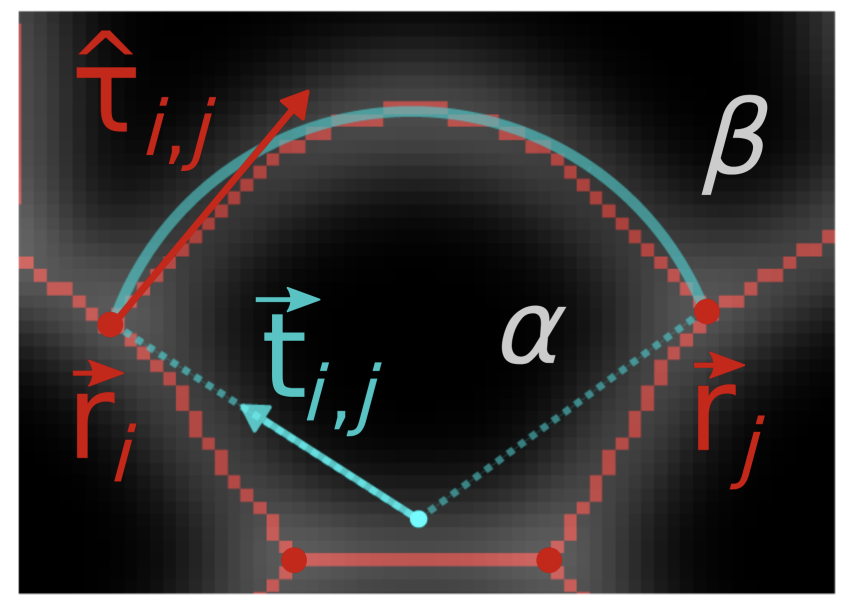
#> input picture imgs/fit_arc.png, 1698 x 1212 px (shown at 1/2 size); its folder holds only this picture in this run
$ python -i CellTissue.py   (imports and definitions only)
#> lines starting #> are read from the running program, lines starting #| are printed output that depends on the picture; after the words box and inside, x2 and y2 are one past the last pixel; in counts of white or black regions, pixels touching at a corner belong together
### cellcap/img_processing.py
"""Image processing helpers for synthetic CAP label images.

The VMSI paper works from segmented epithelial images. In this package
we already have synthetic label images, so these utilities recover the
same basic geometric objects: interfaces between cells, tricellular
vertices, and cleaned edge labels suitable for CAP plotting.
"""

__author__ = "Tommaso Giacometti"
__email__ = "tommaso.giacometti5@unibo.it"

import numpy as np

from scipy import ndimage
from skimage import measure, segmentation


def detect_edges(img: np.ndarray):
  """Detect pixels where neighboring cell labels differ.

  Args:
    img: Cell label image with labels starting at 1.

  Returns:
    Boolean image marking cell-cell interfaces.
  """
  edge = np.zeros(img.shape, dtype=bool)

  right = img[:, :-1] != img[:, 1:]
  down = img[:-1, :] != img[1:, :]
  diag_down_right = img[:-1, :-1] != img[1:, 1:]

  edge[:, :-1] |= right
  edge[:-1, :] |= down
  edge[:-1, :-1] |= diag_down_right

  return edge


def detect_vertices(img : np.ndarray):
  """Detect junction pixels where at least three cell labels meet.

  Args:
    img: Cell label image with labels starting at 1.

  Returns:
    A labeled vertex image and the local nonzero label count used for
    detection.
  """
  if img.ndim != 2:
    raise ValueError("img must be a 2D label image.")

  edge = detect_edges(img)
  padded = np.pad(img, 1, mode='constant', constant_values=0)
  h, w = img.shape
  windows = np.stack([
    padded[dr:dr + h, dc:dc + w]
    for dr in range(3)
    for dc in range(3)
  ])
  windows.sort(axis=0)
  unique_nonzero = windows != 0
  unique_nonzero[1:] &= windows[1:] != windows[:-1]
  label_count = unique_nonzero.sum(axis=0).astype(np.uint8)

  out = (label_count >= 3) & edge
  vert = measure.label(out, connectivity=2)
  return vert, label_count


def remove_vertices(edges : np.ndarray, vertices : np.ndarray):
  """Remove vertex pixels from the edge image before edge labeling."""
  edges = np.where(
    vertices!=0,
    np.zeros_like(edges),
    edges,
    )
  return edges


def remove_low_px_edges(edges : np.ndarray):
  """Remove tiny edge components and relabel the remaining edges."""
  lbls = np.unique(edges)
  for lb in lbls:
    edge = edges==lb
    if edge.sum()<3:
      edges *= ~edge
  edges = measure.label(edges)
  return edges


def _label_set(img):
    labels = np.unique(img)
    return labels[labels != 0]


# [326 lines left out: functions _fix_disconnected_cells, _local_corridor_watershed, _fix_new_disconnections, make_corrupted_img, not called in this run]

### cellcap/geometry.py
"""Geometry routines for synthetic VMSI/CAP tissues.

This module implements the forward geometry used by the synthetic
pipeline. It follows the reduced variables of Noll, Streichan, and
Shraiman (2020): each cell alpha has q_alpha, p_alpha, and z_alpha^2,
and CAP edges are loci where p_alpha d_alpha^2 = p_beta d_beta^2.
The resulting circular arcs encode pressure differences and line
tensions through the Young-Laplace relation.
"""

__author__ = "Tommaso Giacometti"
__email__ = "tommaso.giacometti5@unibo.it"

import numpy as np

from skimage import morphology
from collections import Counter
from scipy.spatial import Delaunay


# [90 lines left out: functions triangulation, generalizedVoronoi, distances, not called in this run]


def order_edge_pixels(pixels : np.ndarray):
  """Order a 1-connected edge from one endpoint to the other."""
  pixels = np.asarray(pixels, dtype=int)
  if len(pixels) <= 2:
    return pixels

  pixel_set = {tuple(p) for p in pixels}
  neighbors = [(-1,0), (1,0), (0,-1), (0,1)]
  degrees = {
    p: sum((p[0]+dr, p[1]+dc) in pixel_set for dr, dc in neighbors)
    for p in pixel_set
  }
  endpoints = [p for p, degree in degrees.items() if degree == 1]
  if len(endpoints) != 2:
    return pixels

  path = []
  visited = set()
  current = endpoints[0]
  previous = None
  while current is not None:
    path.append(current)
    visited.add(current)
    next_pixels = [
      (current[0]+dr, current[1]+dc)
      for dr, dc in neighbors
      if (current[0]+dr, current[1]+dc) in pixel_set
      and (current[0]+dr, current[1]+dc) != previous
      and (current[0]+dr, current[1]+dc) not in visited
    ]
    previous = current
    current = next_pixels[0] if next_pixels else None

  if len(path) != len(pixels):
    return pixels
  return np.asarray(path, dtype=int)


def associate_edges_and_vertices(img : np.ndarray, edges : np.ndarray, vertices : np.ndarray, edge_pxs_map : dict):
  """Associate each edge label with neighboring cells and vertices.

  Args:
    img: Cell label image.
    edges: Edge label image.
    vertices: Vertex label image.
    edge_pxs_map: Mapping edge label -> edge pixel coordinates [row, col].

  Returns:
    A pair of dictionaries:
    edges_img_map maps edge label -> two adjacent cell labels.
    edges_vert_map maps edge label -> neighboring vertex labels.
  """
  edges_img_map = {}
  edges_vert_map = {}

  edge_lbl = np.unique(edges)[1:]

  for lb in edge_lbl:
    pxs = edge_pxs_map.get(lb.item())
    if pxs is None or pxs.size == 0:
      continue
    r0 = max(pxs[:,0].min() - 1, 0)
    r1 = min(pxs[:,0].max() + 2, edges.shape[0])
    c0 = max(pxs[:,1].min() - 1, 0)
    c1 = min(pxs[:,1].max() + 2, edges.shape[1])

    edge = edges[r0:r1, c0:c1] == lb
    edge = morphology.dilation(edge)

    neig_c = img[r0:r1, c0:c1][edge]
    count = Counter(neig_c).most_common(n=2)
    edges_img_map[lb.item()] = np.asarray([count[0][0],count[1][0]]).tolist()

    neig_v = np.unique(vertices[r0:r1, c0:c1][edge])[1:]
    if len(neig_v) >= 1:
      edges_vert_map[lb.item()] = neig_v.tolist()

  return edges_img_map, edges_vert_map


# [286 lines left out: functions cap_arc_points, compute_theoretical_edges_center_and_radius, compute_empirical_edges_center_and_radius, compute_tension, compute_cell_stress_tensors, not called in this run]

### cellcap/CellTissue.py
"""Synthetic cell-tissue objects built from dual graphs or masks.

TissueFromGraph converts a DualGraph into a rasterized generalized Voronoi
label image, extracts edges and vertices, and computes CAP circle
centers, radii, and tensions. TissueFromMask provides the same edge and
vertex extraction for an existing label image, without graph variables,
pressures, or tensions.
"""

__author__ = "Tommaso Giacometti"
__email__ = "tommaso.giacometti5@unibo.it"

import warnings
import numpy as np
import pandas as pd

from tqdm.auto import tqdm
from .DualGraph import DualGraph
from collections import defaultdict
from .plotting import plot_cell_tissue
from scipy import ndimage
from skimage import measure
from .fourier import add_signal_fft_analysis, cap_residual_projection, connected_pixel_path, reconstruct_edges_from_cap_residual_fft, corrupt_edges_from_samples
from .img_processing import detect_edges, detect_vertices, remove_vertices, remove_low_px_edges, make_corrupted_img as _make_corrupted_img
from .geometry import generalizedVoronoi, associate_edges_and_vertices, order_edge_pixels, cap_arc_points, compute_theoretical_edges_center_and_radius, compute_empirical_edges_center_and_radius, compute_tension, compute_cell_stress_tensors


class _BaseTissue:
  """Shared image, edge, vertex, and DataFrame utilities."""

  def detect_edges_and_vertices(self, img):
    edges = detect_edges(img)
    vertices, _ = detect_vertices(img)

    edges = remove_vertices(edges, vertices)
    edges = measure.label(edges, connectivity=1)
    edges = remove_low_px_edges(edges)

    edge_pxs_map = self.compute_label_pixels(edges)
    edge_pxs_map = {k: order_edge_pixels(v) for k, v in edge_pxs_map.items()}
    vertex_pxs_map = self.compute_label_pixels(vertices)
    vertex_coords_xy = self.compute_label_centroids_xy(vertices)

    edges_img_map, edges_vert_map = associate_edges_and_vertices(img, edges, vertices, edge_pxs_map)
    return edges, vertices, edge_pxs_map, vertex_pxs_map, vertex_coords_xy, edges_img_map, edges_vert_map

  @staticmethod
  def compute_label_pixels(labels : np.ndarray):
    """Return a mapping from label id to pixel coordinates [row, col]."""
    return {region.label: region.coords for region in measure.regionprops(labels)}

  @staticmethod
  def compute_label_centroids_xy(labels : np.ndarray):
    """Return label centroids in plotting coordinates [x, y]."""
    return {
      region.label: np.asarray([region.centroid[1], region.centroid[0]], dtype=float)
      for region in measure.regionprops(labels)
    }

  # [92 lines left out: functions compute_label_areas, compute_label_shape_tensors, _labels_touching_zero_or_border, _cell_validity, _edge_validity, _set_border_validity, not called in this run]

  def _set_default_validity(self, img, edges_img_map):
    """Mark detected cells and edges valid unless they touch the tissue boundary."""
    self._set_border_validity(img, edges_img_map)


  # [247 lines left out: functions _rasterize_xy_points, _arc_points_from_endpoints, _add_cap_residual_fft_columns, _add_edges_fft_columns, reconstruct_edges_from_cap_residual_fft, reconstruct_edges_from_sampled_cap_residual_fft and 3 more, not called in this run]


  def plot(self, mode : str | None = None, show : bool = True, ax=None):
    """Plot the tissue using the shared plotting helper."""
    return plot_cell_tissue(self, mode=mode, show=show, ax=ax)


class TissueFromGraph(_BaseTissue):
  """Rasterized synthetic CAP tissue derived from a DualGraph."""

  # [73 lines left out: functions __init__, _rescale_q_and_z_with_img_size, auto_img_size, warn_if_img_aspect_is_off, _cells_dataframe, not called in this run]


class TissueFromMask(_BaseTissue):
  """Cell-tissue geometry extracted from an existing label image."""

  # [9 lines left out: function __init__, not called in this run]

  def _set_mask_validity(self):
    """Invalidate cells and edges touching holes, background, or image borders."""
    self._set_border_validity(self.img, self.edges_img_map)

  def _cells_dataframe(self, img):
    return pd.DataFrame(index=np.arange(1, img.max()+1))

>>> import cv2
>>> picture = cv2.imread('../imgs/fit_arc.png', cv2.IMREAD_GRAYSCALE)
#> picture: shape (1212, 1698); min 0, max 255, mean 57
>>> result = _BaseTissue().detect_edges_and_vertices(picture)
#> in detect_edges, `right = img[:, :-1] != img[:, 1:]`:
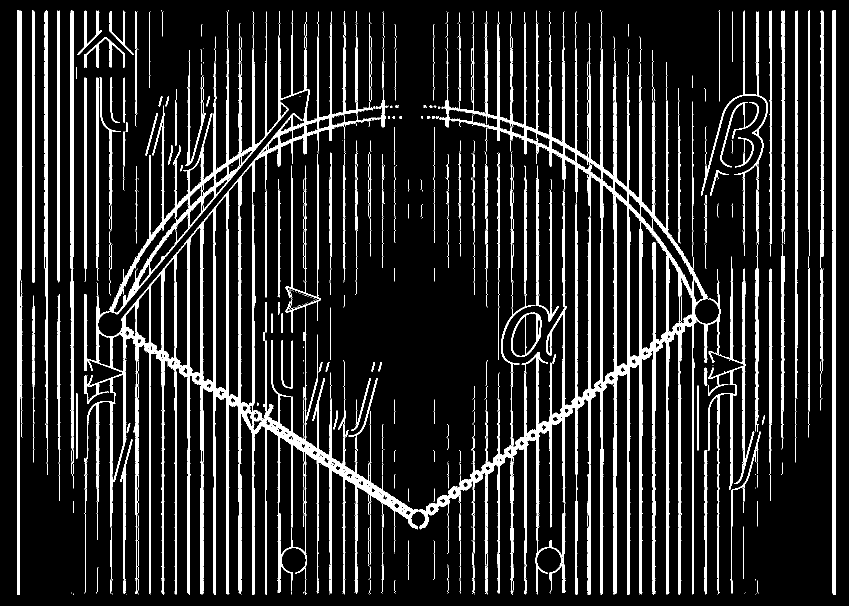
#> right: shape (1212, 1697) bool (shown at 1/2 size); 12.9% white; 838 white regions (431 under 20 px), largest, box (x1, y1, x2, y2) and area: (837, 21, 1509, 1190) 86827, (168, 21, 836, 1190) 84716, (35, 20, 45, 1190) 8527
#> in detect_edges, `down = img[:-1, :] != img[1:, :]`: down: shape (1211, 1698) bool; 13.9% white; 742 white regions (388 under 20 px), largest, box (x1, y1, x2, y2) and area: (36, 609, 1672, 1059) 83807, (244, 183, 1672, 647) 76951, (36, 172, 1306, 648) 31224
#> in detect_edges, `diag_down_right = img[:-1, :-1] != img[1:, 1:]`: diag_down_right: shape (1211, 1697) bool; 22.6% white; 239 white regions (91 under 20 px), largest, box (x1, y1, x2, y2) and area: (35, 19, 1672, 1190) 452909, (1440, 203, 1518, 335) 1741, (1022, 624, 1083, 714) 988
#> in detect_edges, `edge[:-1, :-1] |= diag_down_right`: edge: shape (1212, 1698) bool; 23.2% white; 10 white regions (5 under 20 px), largest, box (x1, y1, x2, y2) and area: (35, 19, 1672, 1190) 474766, (1440, 203, 1518, 335) 1805, (1022, 624, 1083, 714) 1029, (743, 723, 764, 743) 188, (638, 723, 659, 743) 184
#> in detect_vertices, `label_count = unique_nonzero.sum(axis=0).astype(np.uint8)`:
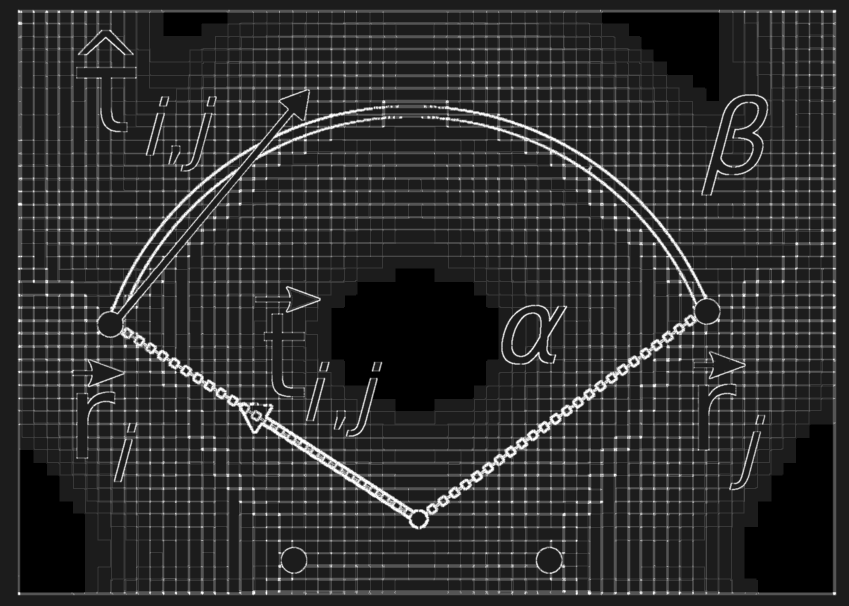
#> label_count: shape (1212, 1698) (shown at 1/2 size); min 0, max 9, mean 1.56; drawn with min black and max white
#> in detect_vertices, `out = (label_count >= 3) & edge`: out: shape (1212, 1698) bool; 16.8% white; 113 white regions (99 under 20 px), largest, box (x1, y1, x2, y2) and area: (35, 19, 1672, 1190) 342337, (1440, 203, 1518, 335) 1383, (1022, 624, 1083, 714) 777
#> in detect_vertices, `vert = measure.label(out, connectivity=2)`:
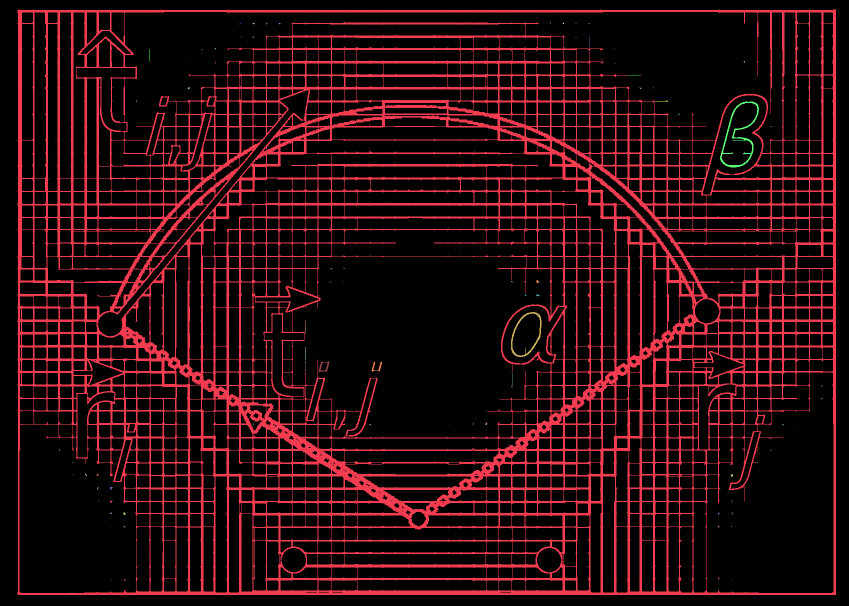
#> vert: shape (1212, 1698) int32 (shown at 1/2 size); 114 distinct labels, from 0 to 113; one colour per label, 0 black
#> in remove_vertices, `edges = np.where( vertices!=0, np.zeros_like(edges), edges, )`: edges: shape (1212, 1698) bool; 6.4% white in thin lines or dots
#> in detect_edges_and_vertices, `edges = measure.label(edges, connectivity=1)`:
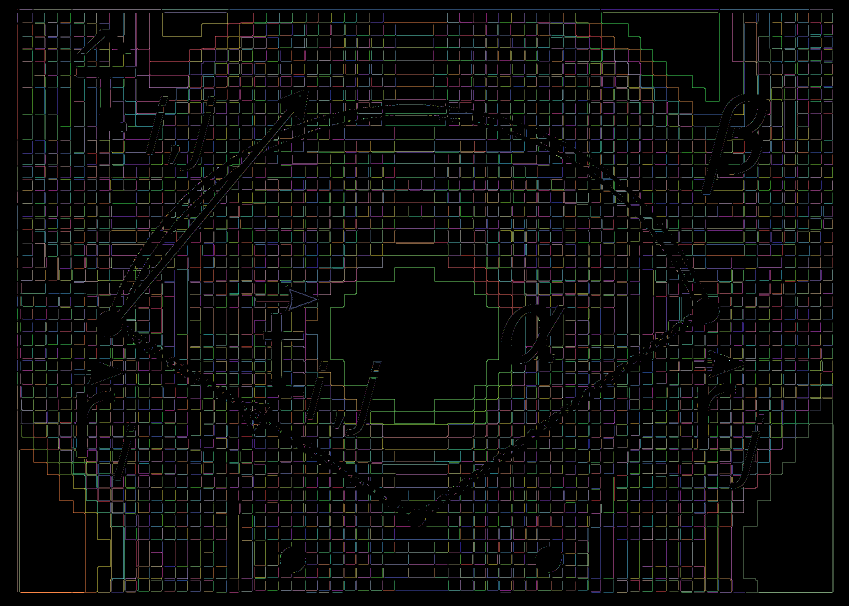
#> edges: shape (1212, 1698) int32 (shown at 1/2 size); 8346 distinct labels, from 0 to 8345; one colour per label, 0 black
#> in remove_low_px_edges, `lbls = np.unique(edges)`: lbls = 8346 values from 0 to 8345
#> the loop in remove_low_px_edges, `for lb in lbls:` made 8346 passes
#> pass 1, in remove_low_px_edges, `edge = edges==lb`:
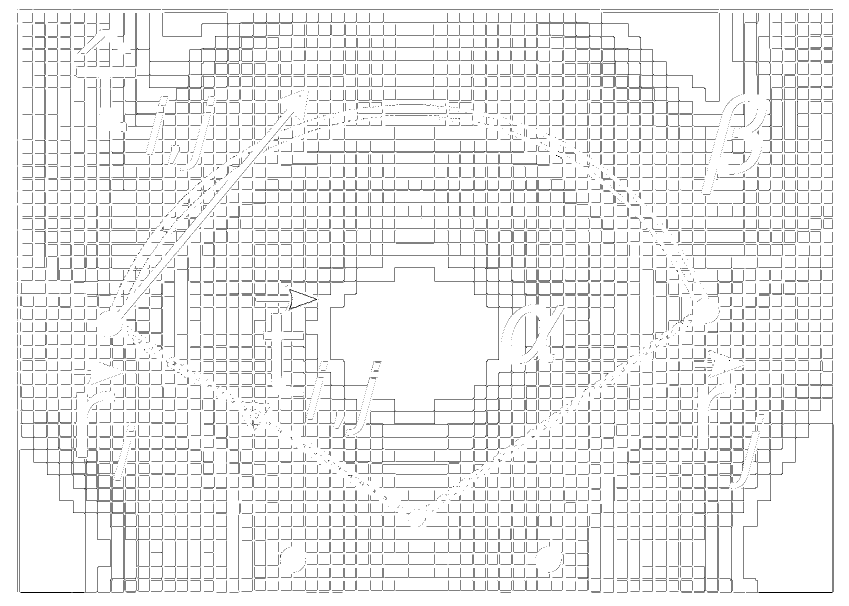
#> edge: shape (1212, 1698) bool (shown at 1/2 size); 93.6% white; black in thin lines or dots
#> after the loop in remove_low_px_edges, `for lb in lbls:`:
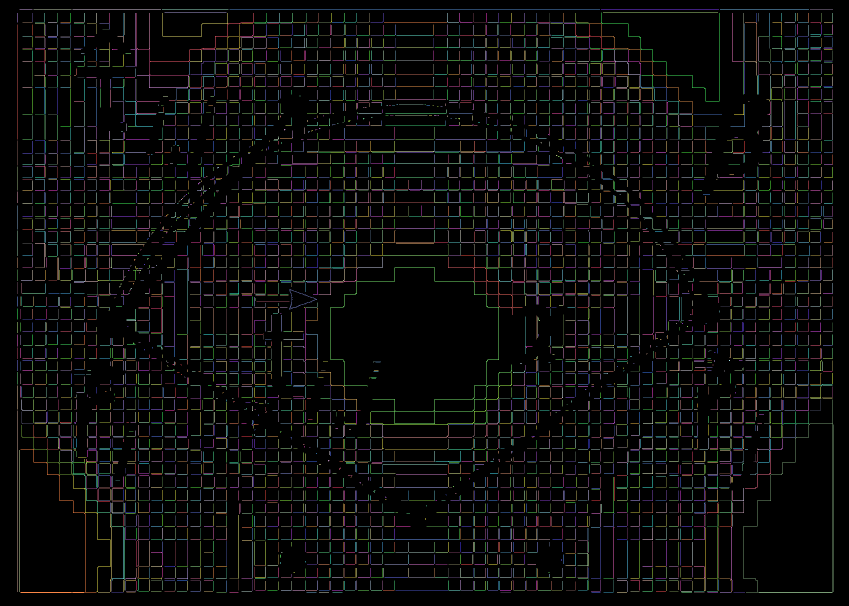
#> edges: shape (1212, 1698) int32 (shown at 1/2 size); 5423 distinct labels, from 0 to 8345; one colour per label, 0 black
#> in remove_low_px_edges, `edges = measure.label(edges)`:
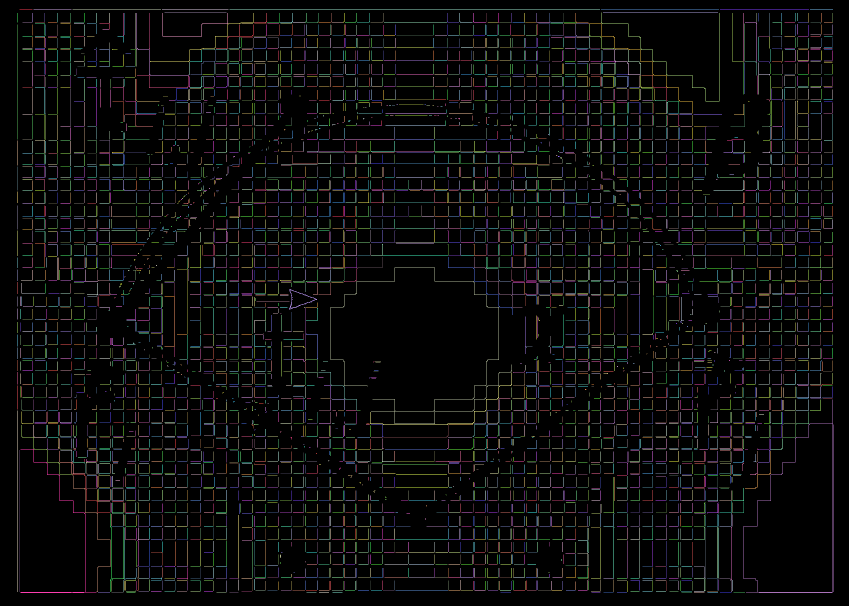
#> edges: shape (1212, 1698) int64 (shown at 1/2 size); 5423 distinct labels, from 0 to 5422; one colour per label, 0 black
#> in detect_edges_and_vertices, `edge_pxs_map = self.compute_label_pixels(edges)`: edge_pxs_map = 5422 items
#> in detect_edges_and_vertices, `vertex_pxs_map = self.compute_label_pixels(vertices)`: vertex_pxs_map = 113 items
#> in associate_edges_and_vertices, `edge_lbl = np.unique(edges)[1:]`: edge_lbl = 5422 values from 1 to 5422
#> the loop in associate_edges_and_vertices, `for lb in edge_lbl:` made 5422 passes
#> (r0, r1, c0, c1, count, neig_v) on passes 1 to 3: (18, 21, 38, 66, [(255, 54), (249, 26)], [1]), (18, 21, 66, 144, [(255, 154), (248, 76)], [1]), (18, 21, 144, 323, [(255, 356), (247, 177)], [1])
#> after the loop in associate_edges_and_vertices, `for lb in edge_lbl:`: edges_img_map = 5422 items; edges_vert_map = 5417 items
#> in detect_edges_and_vertices, `edges_img_map, edges_vert_map = associate_edges_and_vertices(img, edge..`: edges_img_map = 5422 items; edges_vert_map = 5417 items
#> result = 7 items
